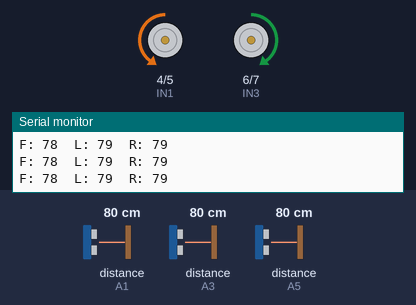
This sketch was run on a simulated Arduino Uno, built with avr-gcc and run on an emulated ATmega328P. Shown: motor-driver pin pairs drawn as motors (green arrow = first pin HIGH = forward, orange = second pin HIGH = backward, longer = more drive, scaled by the enable pin), the last lines printed to the serial monitor. Wiring (inferred from the names in the program): 3 × ultrasonic range finder: trigger A0, echo A1 / trigger A2, echo A3 / trigger A4, echo A5. The inputs (shaded band) are chosen by the test bench; at power-on: distance to the obstacle (sensors on A3, A1, A5) 80 cm. The echo pulse lasts 58.3 µs per cm.

Above: at 2.2 s.
2.3 s: distance to the obstacle (sensor on A3) set to 18 cm
3.8 s: distance to the obstacle (sensor on A3) set to 14 cm
At 4.19 s:
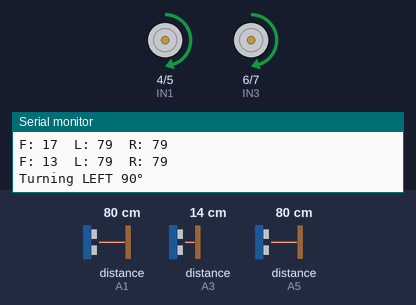
At 4.62 s:
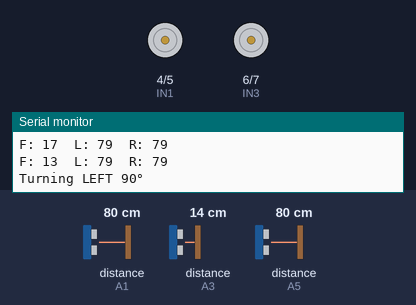
6.8 s: distance to the obstacle (sensor on A1) set to 19 cm
9.8 s: distance to the obstacle (sensor on A1) set to 15 cm
At 11.0 s:
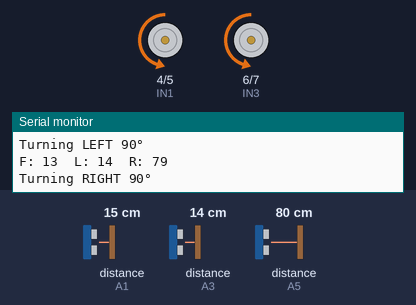
12.8 s: distance to the obstacle (sensor on A5) set to 18 cm
At 13.12 s:
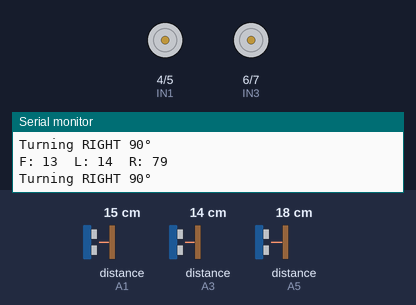
15.8 s: distance to the obstacle (sensor on A5) set to 14 cm
Timing chart, 0 to 19.8 s (numbered marks = the images above; inputs shaded):
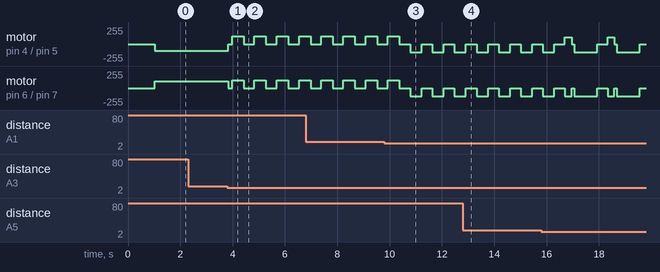

Measured:
- the behaviour switches between 17 and 16 cm on distance to the obstacle (sensor on A3) (found by bisection; images 0 and 1)
- the behaviour switches between 17 and 16 cm on distance to the obstacle (sensor on A1) (found by bisection; images 2 and 3)
- after the input at 3.8 s, motor on pin 4 (IN1) / pin 5 (IN2): backward 100/255 → stopped at once, then repeats every 0.85 s: forward 120/255 0.44 s, stopped 0.41 s; motor on pin 6 (IN3) / pin 7 (IN4): forward 100/255 → stopped at once, then repeats every 0.85 s: forward 120/255 0.44 s, stopped 0.41 s

The sketch:

srcCode.ino
```cpp
// ===== Pin Definitions =====
#define ENA 9
#define IN1 4
#define IN2 5

#define ENB 10
#define IN3 6
#define IN4 7

// Ultrasonic pins
#define TRIG_F A2
#define ECHO_F A3

#define TRIG_L A0
#define ECHO_L A1

#define TRIG_R A4
#define ECHO_R A5

// ===== Parameters =====
const int FRONT_THRESHOLD = 15;   // cm – obstacle distance in front
const int SIDE_THRESHOLD  = 15;   // cm – opening at sides

const int BASE_SPEED  = 100;
const int TURN_SPEED  = 120;

// TODO: put your tuned values here:
const int TURN_DELAY_90    = 440;   // ms – your calibrated 90° time
const int UTURN_DELAY_180  = 880;   // ms – your calibrated 180° time

// ===== Motor Helpers (using your corrected wiring) =====
void stopMotors() {
  analogWrite(ENA, 0);
  analogWrite(ENB, 0);
}

// LEFT forward = IN1 LOW, IN2 HIGH
// RIGHT forward = IN3 HIGH, IN4 LOW
void moveForward(int speed) {
  digitalWrite(IN1, LOW);
  digitalWrite(IN2, HIGH);   // left forward
  digitalWrite(IN3, HIGH);
  digitalWrite(IN4, LOW);    // right forward
  analogWrite(ENA, speed);
  analogWrite(ENB, speed);
}

void moveBackward(int speed) {
  digitalWrite(IN1, HIGH);
  digitalWrite(IN2, LOW);    // left backward
  digitalWrite(IN3, LOW);
  digitalWrite(IN4, HIGH);   // right backward
  analogWrite(ENA, speed);
  analogWrite(ENB, speed);
}

// Turn left in place: left backward, right forward
void turnLeft(int speed) {
  digitalWrite(IN1, HIGH);   // left backward
  digitalWrite(IN2, LOW);
  digitalWrite(IN3, HIGH);   // right forward
  digitalWrite(IN4, LOW);
  analogWrite(ENA, speed);
  analogWrite(ENB, speed);
}

// Turn right in place: left forward, right backward
void turnRight(int speed) {
  digitalWrite(IN1, LOW);    // left forward
  digitalWrite(IN2, HIGH);
  digitalWrite(IN3, LOW);
  digitalWrite(IN4, HIGH);   // right backward
  analogWrite(ENA, speed);
  analogWrite(ENB, speed);
}

// ===== Ultrasonic Helper =====
long readUltrasonic(int trigPin, int echoPin) {
  digitalWrite(trigPin, LOW);
  delayMicroseconds(2);
  digitalWrite(trigPin, HIGH);
  delayMicroseconds(10);
  digitalWrite(trigPin, LOW);

  long duration = pulseIn(echoPin, HIGH, 25000); // 25ms timeout
  if (duration == 0) {
    return 400; // no echo -> far away
  }

  long distance = duration * 0.034 / 2; // cm
  return distance;
}

// ===== Setup =====
void setup() {
  // Motor pins
  pinMode(ENA, OUTPUT);
  pinMode(IN1, OUTPUT);
  pinMode(IN2, OUTPUT);

  pinMode(ENB, OUTPUT);
  pinMode(IN3, OUTPUT);
  pinMode(IN4, OUTPUT);

  // Ultrasonic pins
  pinMode(TRIG_F, OUTPUT);
  pinMode(ECHO_F, INPUT);

  pinMode(TRIG_L, OUTPUT);
  pinMode(ECHO_L, INPUT);

  pinMode(TRIG_R, OUTPUT);
  pinMode(ECHO_R, INPUT);

  Serial.begin(9600);
  stopMotors();
  delay(1000);
}

// ===== Main Loop =====
void loop() {
  long distFront = readUltrasonic(TRIG_F, ECHO_F);
  long distLeft  = readUltrasonic(TRIG_L, ECHO_L);
  long distRight = readUltrasonic(TRIG_R, ECHO_R);

  // Debug prints
  Serial.print("F: "); Serial.print(distFront);
  Serial.print("  L: "); Serial.print(distLeft);
  Serial.print("  R: "); Serial.println(distRight);

  bool frontBlocked = (distFront <= FRONT_THRESHOLD);
  bool leftOpen     = (distLeft  > SIDE_THRESHOLD);
  bool rightOpen    = (distRight > SIDE_THRESHOLD);

  // 1) Move forward until front hits threshold
  if (!frontBlocked) {
    // Just keep going straight
    moveForward(BASE_SPEED);
  } else {
    // 2) Threshold reached -> STOP and DECIDE
    stopMotors();
    delay(150);  // small pause

    if (leftOpen || rightOpen) {
      // 2a. At least one side is open

      if (leftOpen) {
        // Prefer LEFT (LSRB style)
        Serial.println("Turning LEFT 90°");
        turnLeft(TURN_SPEED);
        delay(TURN_DELAY_90);
        stopMotors();
        delay(200);   // wait, then next loop will move forward
      }
      else if (rightOpen) {
        Serial.println("Turning RIGHT 90°");
        turnRight(TURN_SPEED);
        delay(TURN_DELAY_90);
        stopMotors();
        delay(200);
      }
    } else {
      // 2b. Dead end -> U-TURN
      Serial.println("DEAD END -> U-TURN");
      // (optional) back a little to avoid hitting wall
      moveBackward(BASE_SPEED);
      delay(250);
      stopMotors();
      delay(100);

      // 180° turn
      turnRight(TURN_SPEED);
      delay(UTURN_DELAY_180);
      stopMotors();
      delay(200);
    }
  }

  delay(50); // small loop delay
}
```
